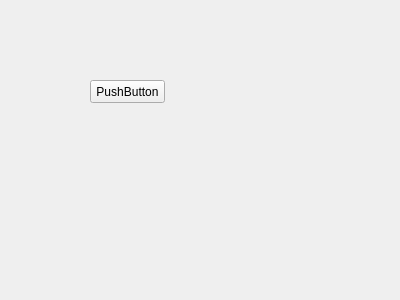
<?xml version="1.0" encoding="UTF-8"?>
<ui version="4.0">
 <class>Widget</class>
 <widget class="QWidget" name="Widget">
  <property name="geometry">
   <rect>
    <x>0</x>
    <y>0</y>
    <width>400</width>
    <height>300</height>
   </rect>
  </property>
  <property name="windowTitle">
   <string>Widget</string>
  </property>
  <widget class="QPushButton" name="pushButton">
   <property name="geometry">
    <rect>
     <x>90</x>
     <y>80</y>
     <width>75</width>
     <height>23</height>
    </rect>
   </property>
   <property name="text">
    <string>PushButton</string>
   </property>
  </widget>
 </widget>
 <layoutdefault spacing="6" margin="11"/>
 <resources/>
 <connections/>
</ui>
